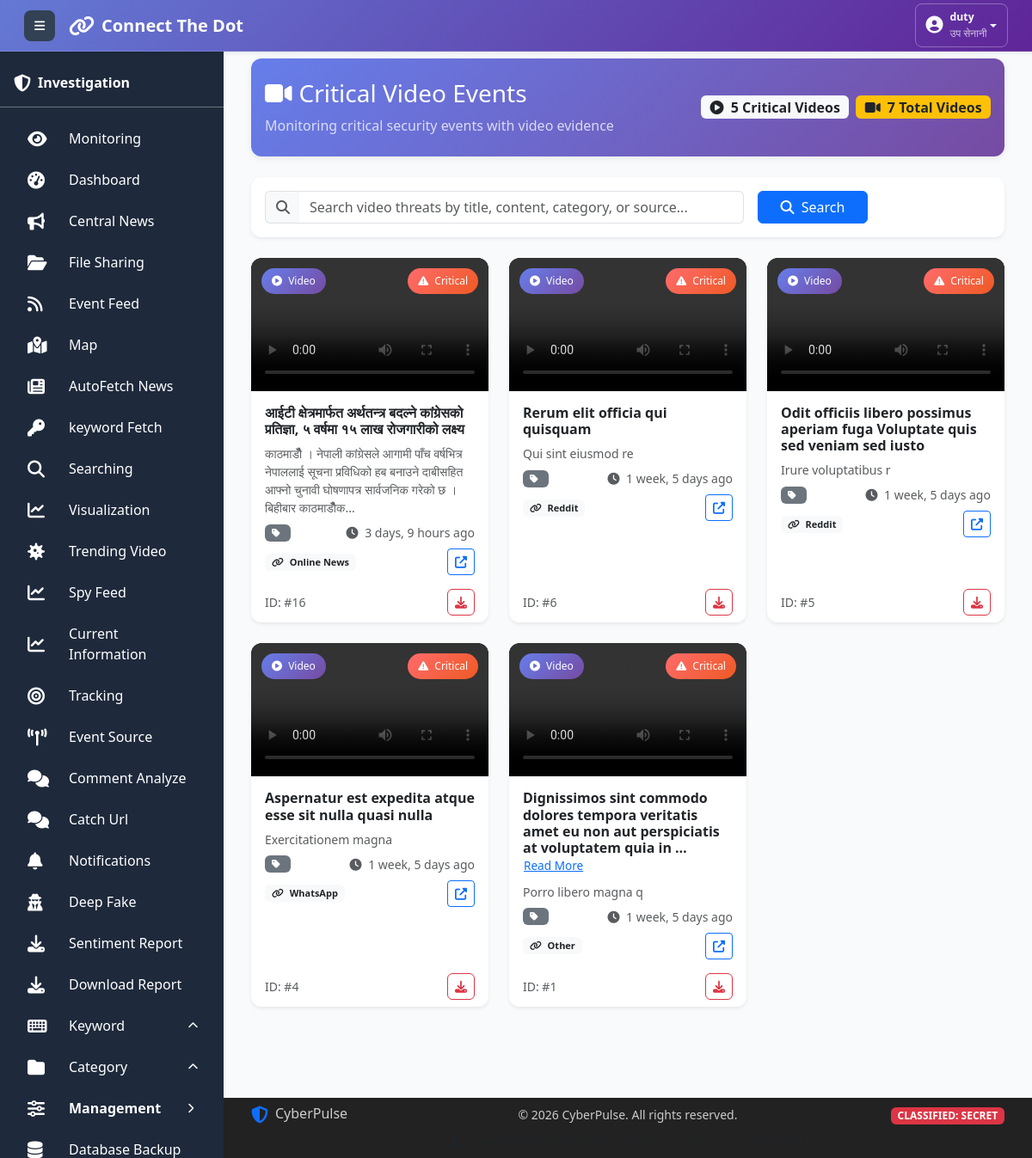
Page /trending_news/ (signed in) on the committed database.
### collect/models.py (models this page shows, shortened)
class User(AbstractUser):
    ROLE_CHOICES = [
        ('User', 'User'),
        ('CyberUser', 'CyberUser'),
        ('Admin', 'Admin'),
        ('SuperAdmin', 'SuperAdmin'),
    ]
    name = models.CharField(max_length=15, blank=True, null=True)
    email = models.EmailField(unique=True)
    phone = models.CharField(max_length=15, blank=True, null=True)
    unit = models.CharField(max_length=100, blank=True, null=True)
    role = models.CharField(
        max_length=20,
        choices=ROLE_CHOICES,
        default='User',
        help_text="User's functional role in the system"
    )
    rank = models.CharField(max_length=50, blank=True, null=True)
    social_media = models.BooleanField(
        default=False,
        help_text="Access to social media features"
    )
    created_at = models.DateTimeField(
        auto_now_add=True,
        help_text="Date when user was created"
    )
    updated_at = models.DateTimeField(
        auto_now=True,
        help_text="Date when user was last updated"
    )
    is_void = models.BooleanField(
        default=False,
    )

class ThreatAlert(models.Model):
    SEVERITY_CHOICES = [
        ('low', 'Low'),
        ('medium', 'Medium'),
        ('high', 'High'),
        ('critical', 'Critical'),
    ]
    PROVINCE_CHOICES = [
        ('koshi', 'Koshi'),
        ('madhesh', 'Madhesh'),
        ('bagmati', 'Bagmati'),
        ('gandaki', 'Gandaki'),
        ('lumbini', 'Lumbini'),
        ('karnali', 'Karnali'),
        ('sudurpaschim', 'Sudurpaschim'),
    ]
    title = models.CharField(max_length=300)
    image = models.ImageField(upload_to='threat_alerts/', blank=True, null=True)
    video = models.FileField(upload_to='threat_alerts/videos/', blank=True, null=True,
                           help_text="Upload video files")
    province = models.CharField(
        max_length=50,
        choices=PROVINCE_CHOICES,
        blank=True,
        null=True,
        help_text="Province where activity took place"
    )
    content = models.TextField()
    category = models.ForeignKey(
        'ThreatCategory',  # Reference the ThreatCategory model
        on_delete=models.SET_NULL,  # Prevent deletion if alerts exist
        related_name='alerts',
        help_text="Select threat category",
        null=True,  # Make nullable temporarily for migration
        blank=True  # Make blankable temporarily for migration
    )
    source = models.CharField(max_length=50, default='unknown')
    url = models.URLField(unique=True)
    severity = models.CharField(
        max_length=10,
        choices=SEVERITY_CHOICES,
        default='low'
    )
    timestamp = models.DateTimeField(auto_now_add=True)
    created_at = models.DateTimeField(auto_now_add=True)
    updated_at = models.DateTimeField(auto_now=True)
    created_by = models.ForeignKey(
        User,
        on_delete=models.SET_NULL,
        null=True,
        blank=True,
        related_name='created_alerts',
        help_text="User who created this alert"
    )
    likes_count = models.IntegerField(default=0)
    unlikes_count = models.IntegerField(default=0)
    users_liked = models.ManyToManyField(
        User,
        related_name='liked_alerts',
        blank=True,
        help_text="Users who liked this alert"
    )
    users_unliked = models.ManyToManyField(
        User,
        related_name='unliked_alerts',
        blank=True,
        help_text="Users who unliked this alert"
    )

### collect/views.py (the view, shortened to what this page needs)
# urls.py: path('trending_news/', views.newsTrending, name='news_trending'),
@login_required
def newsTrending(request):
    if not check_access(request):
        return redirect('logout')  # Create this view
    user = request.user
    if user.is_superuser:
        base_threats = ThreatAlert.objects.all()
    elif hasattr(user, 'role') and user.role == 2:  # Admin
        base_threats = ThreatAlert.objects.filter(
            Q(created_by__unit=user.unit) |
            Q(created_by=user) |
            Q(created_by__isnull=True)
        )
    else:
        base_threats = ThreatAlert.objects.filter(
            created_by__unit=user.unit
        )
    critical_threats_with_videos = base_threats.filter(
        severity='critical'
    ).exclude(
        Q(video__isnull=True) | Q(video='')
    ).order_by('-timestamp')
    all_threats_with_videos = base_threats.exclude(
        Q(video__isnull=True) | Q(video='')
    )
    unit_stats = {}
    if hasattr(user, 'unit') and user.unit:
        unit_critical_videos = base_threats.filter(
            severity='critical',
            created_by__unit=user.unit
        ).exclude(
            Q(video__isnull=True) | Q(video='')
        ).count()
        unit_all_videos = base_threats.filter(
            created_by__unit=user.unit
        ).exclude(
            Q(video__isnull=True) | Q(video='')
        ).count()
        unit_stats = {
            'critical_videos': unit_critical_videos,
            'all_videos': unit_all_videos,
        }
    video_categories = all_threats_with_videos.values(
        'category__name'
    ).annotate(
        count=Count('id')
    ).order_by('-count')[:5]
    video_severities = all_threats_with_videos.values(
        'severity'
    ).annotate(
        count=Count('id')
    ).order_by('severity')
    severity_names = {
        'critical': 'Critical',
        'high': 'High',
        'medium': 'Medium',
        'low': 'Low'
    }
    video_severity_data = []
    for item in video_severities:
        video_severity_data.append({
            'severity': severity_names.get(item['severity'], item['severity'].title()),
            'count': item['count']
        })
    from datetime import timedelta
    one_week_ago = timezone.now() - timedelta(days=7)
    recent_videos = all_threats_with_videos.filter(
        timestamp__gte=one_week_ago
    ).count()
    paginator = Paginator(critical_threats_with_videos, 15)
    page_number = request.GET.get('page')
    page_obj = paginator.get_page(page_number)
    return render(request, 'newsTrending.html', {
        'threats': page_obj,
        'critical_threats': critical_threats_with_videos,
        'total_critical_with_videos': critical_threats_with_videos.count(),
        'total_all_videos': all_threats_with_videos.count(),
        'page_obj': page_obj,
        'user_unit': user.unit if hasattr(user, 'unit') else None,
        'unit_stats': unit_stats,
        'video_categories': video_categories,
        'video_severity_data': video_severity_data,
        'recent_videos': recent_videos,
        'is_superuser': user.is_superuser,
        'is_admin': getattr(user, 'role', 0) == 2,
    })

### templates/newsTrending.html (shortened to what this page needs)
{% extends "base.html" %}
{% block content %}
<div class="container-fluid">
    <div class="row mb-4">
        <div class="col-12">
            <div class="card border-0 bg-gradient-primary text-white">
                <div class="card-body py-4">
                    <div class="row align-items-center">
                        <div class="col-md-8">
                            <h1 class="h3 mb-2">
                                <i class="fas fa-video me-2"></i>Critical Video Events
                            </h1>
                            <p class="mb-0 opacity-75">
                                Monitoring critical security events with video evidence
                            </p>
                        </div>
                        <div class="col-md-4 text-md-end">
                            <div class="d-flex flex-column flex-md-row gap-2 justify-content-md-end">
                                <span class="badge bg-light text-dark fs-6">
                                    <i class="fas fa-play-circle me-1"></i>
                                    {{ total_critical_with_videos }} Critical Videos
                                </span>
                                <span class="badge bg-warning text-dark fs-6">
                                    <i class="fas fa-video me-1"></i>
                                    {{ total_all_videos }} Total Videos
                                </span>
                            </div>
                        </div>
                    </div>
                </div>
            </div>
        </div>
    </div>
    <div class="row mb-4">
        <div class="col-12">
            <div class="card border-0 shadow-sm">
                <div class="card-body">
                    <form method="get" class="row g-3 align-items-center">
                        <div class="col-md-8">
                            <div class="input-group">
                                <span class="input-group-text bg-light border-end-0">
                                    <i class="fas fa-search text-muted"></i>
                                </span>
                                <input type="text"
                                       name="search"
                                       class="form-control border-start-0"
                                       placeholder="Search video threats by title, content, category, or source..."
                                       value="{{ search_query }}">
                            </div>
                        </div>
                        <div class="col-md-2">
                            <button type="submit" class="btn btn-primary w-100">
                                <i class="fas fa-search me-1"></i> Search
                            </button>
                        </div>
                    </form>
                </div>
            </div>
        </div>
    </div>
    <div class="row">
        {% for threat in threats %}
        <div class="col-xl-4 col-lg-6 col-md-6 mb-4">
            <div class="card threat-video-card h-100 border-0 shadow-sm hover-shadow">
                <div class="video-thumbnail-container">
                    {% if threat.video %}
                    <video class="video-thumbnail" controls preload="metadata">
                        <source src="{{ threat.video.url }}" type="video/mp4">
                    </video>
                    <div class="video-overlay">
                        <div class="video-badge video-indicator">
                        </div>
                        <div class="video-badge severity-badge severity-{{ threat.severity }}">
                        </div>
                    </div>
                    {% endif %}
                </div>
                <div class="card-body">
                    <div class="threat-title-container mb-2">
                        <h6 class="card-title fw-bold threat-title-preview">
                            <span class="title-preview">{{ threat.title|truncatewords:15 }}</span>
                            {% if threat.title|wordcount > 15 %}
                                <button class="btn btn-link p-0 text-primary btn-read-more-title" type="button" style="font-size: 0.85rem;">
                                    Read More
                                </button>
                            {% endif %}
                        </h6>
                    </div>
                    <div class="card-text text-muted small mb-2 threat-content-preview">
                        <span class="content-preview">{{ threat.content|truncatewords:25 }}</span>
                    </div>
                    <div class="threat-meta">
                        <div class="d-flex justify-content-between align-items-center mb-2">
                            <span class="badge bg-secondary">
                                <i class="fas fa-tag me-1"></i>
                            </span>
                            <small class="text-muted">
                                <i class="fas fa-clock me-1"></i>
                                {{ threat.timestamp|timesince }} ago
                            </small>
                        </div>
                        <div class="d-flex justify-content-between align-items-center">
                            <span class="badge bg-light text-dark">
                                <i class="fas fa-link me-1"></i>
                                {{ threat.source }}
                            </span>
                            <a href="{{ threat.url }}" target="_blank" class="btn btn-sm btn-outline-primary">
                                <i class="fas fa-external-link-alt"></i>
                            </a>
                        </div>
                    </div>
                </div>
                <div class="card-footer bg-transparent border-top-0 pt-0">
                    <div class="d-flex justify-content-between align-items-center">
                        <small class="text-muted">
                            ID: #{{ threat.id }}
                        </small>
                        <div class="video-actions">
                            <button class="btn btn-sm btn-outline-danger"
                                    onclick="downloadVideo('{{ threat.video.url|escapejs }}')"
                                    title="Download Video">
                                <i class="fas fa-download"></i>
                            </button>
                        </div>
                    </div>
                </div>
            </div>
        </div>
        {% endfor %}
    </div>
</div>
{% endblock %}

### templates/base.html (shortened to what this page needs)
<!DOCTYPE html>
<html lang="en">
<head>
  <link href="../static/css/bootstrap.min.css" rel="stylesheet">
  <link href="../static/css/all.min.css" rel="stylesheet">
</head>
<body>
<nav class="main-navbar navbar navbar-expand navbar-dark bg-gradient-primary px-3 py-2 shadow-sm">
  <div class="container-fluid">
    <div class="d-flex align-items-center">
      <button class="sidebar-toggle btn btn-light btn-sm me-3" id="sidebarToggle">
        <i class="fas fa-bars"></i>
      </button>
      <a class="navbar-brand d-flex align-items-center fw-bold text-white text-decoration-none" href="{% url 'dashboard' %}">
        <i class="fas fa-link me-2 fs-4"></i>
        <span class="fs-5">Connect The Dot</span>
      </a>
    </div>
    <div class="navbar-nav ms-auto">
      <div class="nav-item dropdown">
        <button class="btn btn-outline-light btn-sm dropdown-toggle d-flex align-items-center"
                type="button"
                id="userDropdown"
                data-bs-toggle="dropdown"
                aria-expanded="false">
          <div class="d-flex align-items-center">
            <div class="me-2">
              <i class="fas fa-user-circle fs-5"></i>
            </div>
            <div class="d-none d-md-block text-start">
              <div class="fw-semibold small">{{ request.session.user_username }}</div>
              <div class="x-small opacity-75">{{ request.session.user_rank }}</div>
            </div>
          </div>
        </button>
      </div>
    </div>
  </div>
</nav>
  <aside class="main-sidebar" id="mainSidebar">
    <div class="p-3 pt-4 border-bottom border-secondary">
      <div class="d-flex align-items-center">
        <i class="fas fa-shield-alt fa-lg"></i>
        <span class="sidebar-text ms-2 fw-bold">Investigation</span>
      </div>
    </div>
    {% include 'sidebar_menu.html' %}
  </aside>
  <main class="main-content">
    {% block content %}{% endblock %}
  </main>
  <footer class="fixed-footer">
    <div class="container h-100 d-flex flex-column justify-content-center">
      <div class="row align-items-center">
        <div class="col-md-4 mb-2 mb-md-0">
          <div class="d-flex align-items-center">
            <i class="fas fa-shield-alt fa-lg me-2 text-primary"></i>
            <span class="h6 mb-0">CyberPulse</span>
          </div>
        </div>
        <div class="col-md-4 text-center mb-2 mb-md-0">
          <small>&copy; <span id="current-year"></span> CyberPulse. All rights reserved.</small>
        </div>
        <div class="col-md-4 text-md-end">
          <span class="badge bg-danger small">CLASSIFIED: SECRET</span>
        </div>
      </div>
      <div class="row mt-2">
        <div class="col-12 text-center">
          <small class="text-muted">
            <i class="fas fa-exclamation-triangle me-1"></i>
          </small>
        </div>
      </div>
    </div>
  </footer>
</body>
</html>

### rows in the picture
User: session.user_username "duty", session.user_rank "उप सेनानी"
ThreatAlert: title "आईटी क्षेत्रमार्फत अर्थतन्त्र बदल्ने कांग्रेसको प्रतिज्ञा, ५ वर्षमा १५ लाख रोजगारीको लक्ष्य", content "काठमाडौँ । नेपाली कांग्रेसले आगामी पाँच वर्षभित्र नेपाललाई सूचना प्रविधिको हब बनाउने दाबीसहित आफ्नो चुनावी घोषणापत्र सार्वजनिक गरेको छ । बिहीबार काठमाडौँक...", timestamp "3 days, 9 hours", source "Online News", id "16"
ThreatAlert: title "Rerum elit officia qui quisquam", content "Qui sint eiusmod re", timestamp "1 week, 5 days", source "Reddit", id "6"
ThreatAlert: title "Odit officiis libero possimus aperiam fuga Voluptate quis sed veniam sed iusto", content "Irure voluptatibus r", timestamp "1 week, 5 days", source "Reddit", id "5"
ThreatAlert: title "Aspernatur est expedita atque esse sit nulla quasi nulla", content "Exercitationem magna", timestamp "1 week, 5 days", source "WhatsApp", id "4"
ThreatAlert: title "Dignissimos sint commodo dolores tempora veritatis amet eu non aut perspiciatis at voluptatem quia in …", content "Porro libero magna q", timestamp "1 week, 5 days", source "Other", id "1"

### other values in the picture
{{ total_critical_with_videos }} "5"
{{ total_all_videos }} "7"
